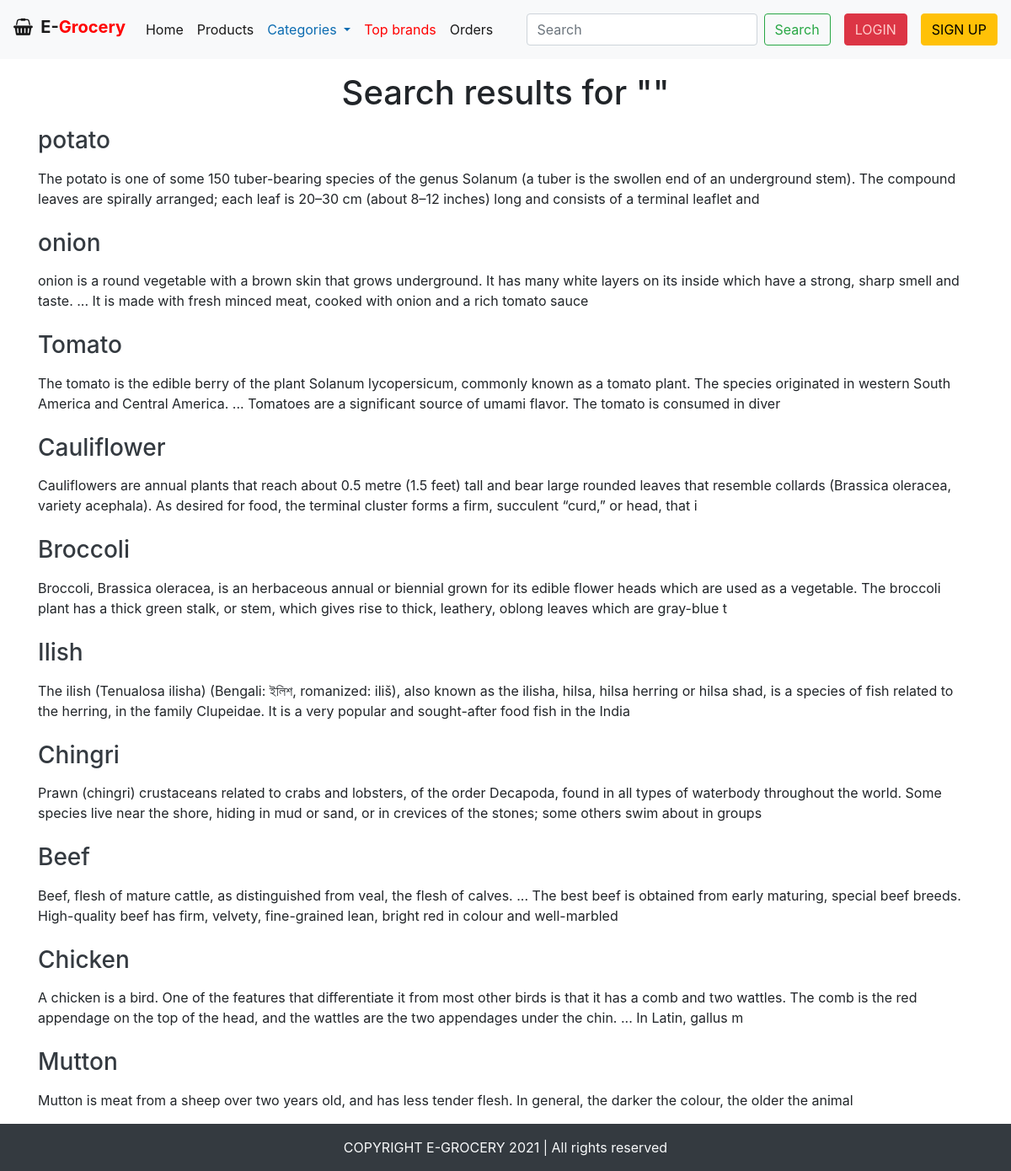
The app's page /find.php with its own data.
### tables this page shows
CREATE TABLE `products` (
  `id` int(10) NOT NULL,
  `name` varchar(255) NOT NULL,
  `dis` varchar(255) NOT NULL,
  `price` varchar(255) NOT NULL,
  `cat_id` int(3) NOT NULL,
  `image` varchar(255) NOT NULL
);

### find.php (the view, shortened to what this page needs)
<!DOCTYPE html>
<html>
<head>
</head>
<body>
 <?php
   include'header.php';
 ?>
  <div class="container my-3">
    <h1 class="text-center">Search results for "<?php echo $_GET['search']?>"</h1>
   <?php
    $con=mysqli_connect("localhost","root","","egrocery");
    $query= $_GET["search"];
    $sql= "SELECT * FROM `products` WHERE name LIKE '%$query%'";
    $result=mysqli_query($con,$sql);
    while($row=mysqli_fetch_assoc($result))
    {
      $name = $row['name'];
      $dis = $row['dis'];
      $id = $row['id'];
      echo '<div class="result">
         <h3 class="py-2"><a href="product.php?product='.$id.'" class="text-dark">'.$name.'</a></h3>
         <p>'.$dis.'</p>
         </div>';
    }
   ?>
  </div>
   <?php
   include'footer.php';
   ?>
</body>
</html>

### header.php (shortened to what this page needs)
<!DOCTYPE html>
<html>
<head>
  <link rel="stylesheet" href="https://cdn.jsdelivr.net/npm/bootstrap@4.5.3/dist/css/bootstrap.min.css">
  <link rel="stylesheet" href="https://cdnjs.cloudflare.com/ajax/libs/font-awesome/4.7.0/css/font-awesome.min.css">
</head>
<body>
<?php
echo'
  <nav class="navbar navbar-expand-lg navbar-light bg-light">
  <h3><a class="navbar-brand font-weight-bold" href="home.php" ><i class="fa fa-shopping-basket"></i>&nbsp; E-<span style="color: red; ">Grocery</span></a></h3>
  <button class="navbar-toggler" type="button" data-toggle="collapse" data-target="#navbarSupportedContent" aria-controls="navbarSupportedContent" aria-expanded="false" aria-label="Toggle navigation">
    <span class="navbar-toggler-icon"></span>
  </button>
  <div class="collapse navbar-collapse" id="navbarSupportedContent">
    <ul class="navbar-nav mr-auto">
      <li class="nav-item active">
        <a class="nav-link" href="home.php">Home <span class="sr-only">(current)</span></a>
      </li>
      <li class="nav-item active">
        <a class="nav-link" href="products.php">Products</a>
      </li>
      <li class="nav-item dropdown">
        <a class=" nav-link dropdown-toggle " style="color: #0c6cb1;" href="#" id="navbarDropdown" role="button" data-toggle="dropdown"  aria-expanded="false">
          Categories
        </a>
        <div class="dropdown-menu" aria-labelledby="navbarDropdown">';
echo ' </div>
      </li>
      <li class="nav-item active">
        <a class="nav-link" href="products.php" style="color: red;">Top brands</a>
      </li>
      <li class="nav-item active">
        <a class="nav-link" href="myorder.php">Orders</a>
      </li>
    </ul>';
     if(isset($_SESSION['loggedin']) && $_SESSION['loggedin'] == true){
      echo' <form class="form-inline my-2 my-lg-0" action=find.php method=get>
      <input class="form-control mr-sm-2" type="search" placeholder="Search" aria-label="Search">
      <button class="btn btn-outline-success my-2 my-sm-0" type="submit">Search</button>
      <p class="text-dark my-0 mx-2">welcome <a href="userprofile.php"> '.$_SESSION['username'].'</a></p>
      <button type="button" class="btn btn-dark my-2 mx-3 active" ><a  href="cart.php"><i class="fa fa-shopping-cart" aria-hidden="true"></i><span class="badge badge-danger" id="cart-item"></span></a></button>
      <button type="button" class="btn btn-danger my-2 mx-3"><a href="logout.php?clear=all"style="color:#ffcccb;text-decoration:none">LOGOUT</a></button>
    </form>
 ';
     }
     else{
      echo'<form class="form-inline my-2 my-lg-0">
      <input class="form-control mr-sm-2" type="search" placeholder="Search" aria-label="Search">
      <button class="btn btn-outline-success my-2 my-sm-0" type="submit">Search</button>
      <button type="button" class="btn btn-danger my-2 mx-3"><a href="loginpage.php"style="color:#ffcccb;text-decoration:none">LOGIN</a></button>
      <button type="button" class="btn btn-warning my-2"><a href="signup.php"style="color:black;text-decoration:none">SIGN UP</a></button>
    </form>
  ';
     }
  echo'</div>
</nav>';
?>
</body>
</html>

### footer.php (shortened to what this page needs)
<div class=" container-fluid bg-dark text-light">
	<p class="text-center mb-0 py-3">
		COPYRIGHT E-GROCERY 2021 | All rights reserved
	</p>
</div>

### find.php (style rules this page uses)
.container { min-height: 70vh; }

### records on screen
products: name "potato", dis "The potato is one of some 150 tuber-bearing species of the genus Solanum (a tuber is the swollen end of an underground stem). The compound leaves are spirally arranged; each leaf is 20–30 cm (about 8–12 inches) long and consists of a terminal leaflet and"
products: name "onion", dis "onion is a round vegetable with a brown skin that grows underground. It has many white layers on its inside which have a strong, sharp smell and taste. ... It is made with fresh minced meat, cooked with onion and a rich tomato sauce"
products: name "Tomato", dis "The tomato is the edible berry of the plant Solanum lycopersicum, commonly known as a tomato plant. The species originated in western South America and Central America. ... Tomatoes are a significant source of umami flavor. The tomato is consumed in diver"
products: name "Cauliflower", dis "Cauliflowers are annual plants that reach about 0.5 metre (1.5 feet) tall and bear large rounded leaves that resemble collards (Brassica oleracea, variety acephala). As desired for food, the terminal cluster forms a firm, succulent “curd,” or head, that i"
products: name "Broccoli", dis "Broccoli, Brassica oleracea, is an herbaceous annual or biennial grown for its edible flower heads which are used as a vegetable. The broccoli plant has a thick green stalk, or stem, which gives rise to thick, leathery, oblong leaves which are gray-blue t"
products: name "Ilish", dis "The ilish (Tenualosa ilisha) (Bengali: ইলিশ, romanized: iliš), also known as the ilisha, hilsa, hilsa herring or hilsa shad, is a species of fish related to the herring, in the family Clupeidae. It is a very popular and sought-after food fish in the India"
products: name "Chingri", dis "Prawn (chingri) crustaceans related to crabs and lobsters, of the order Decapoda, found in all types of waterbody throughout the world. Some species live near the shore, hiding in mud or sand, or in crevices of the stones; some others swim about in groups"
products: name "Beef", dis "Beef, flesh of mature cattle, as distinguished from veal, the flesh of calves. ... The best beef is obtained from early maturing, special beef breeds. High-quality beef has firm, velvety, fine-grained lean, bright red in colour and well-marbled"
products: name "Chicken", dis "A chicken is a bird. One of the features that differentiate it from most other birds is that it has a comb and two wattles. The comb is the red appendage on the top of the head, and the wattles are the two appendages under the chin. ... In Latin, gallus m"
products: name "Mutton", dis "Mutton is meat from a sheep over two years old, and has less tender flesh. In general, the darker the colour, the older the animal"
